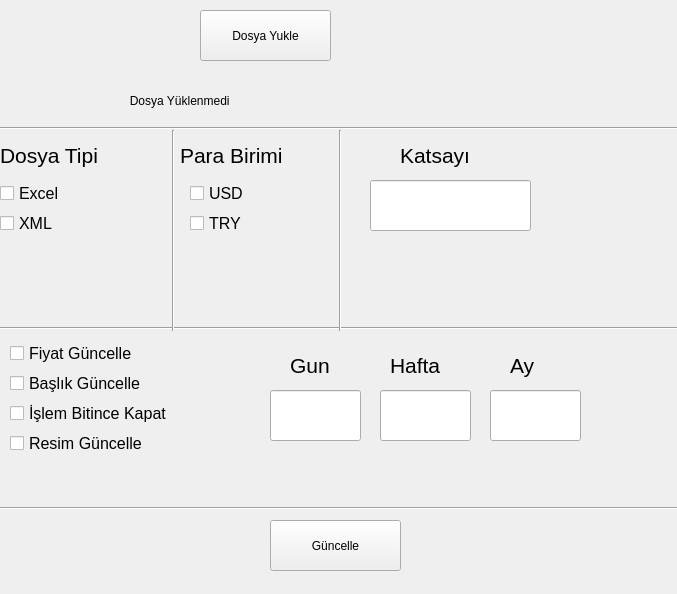
<?xml version="1.0" encoding="UTF-8"?>
<ui version="4.0">
 <class>Widget</class>
 <widget class="QWidget" name="Widget">
  <property name="geometry">
   <rect>
    <x>0</x>
    <y>0</y>
    <width>677</width>
    <height>594</height>
   </rect>
  </property>
  <property name="windowTitle">
   <string>Widget</string>
  </property>
  <widget class="QPushButton" name="baslat">
   <property name="geometry">
    <rect>
     <x>270</x>
     <y>520</y>
     <width>131</width>
     <height>51</height>
    </rect>
   </property>
   <property name="text">
    <string>Güncelle</string>
   </property>
  </widget>
  <widget class="QLineEdit" name="katsayi">
   <property name="geometry">
    <rect>
     <x>370</x>
     <y>180</y>
     <width>161</width>
     <height>51</height>
    </rect>
   </property>
   <property name="font">
    <font>
     <pointsize>18</pointsize>
    </font>
   </property>
  </widget>
  <widget class="QLabel" name="dosya_yukle_label">
   <property name="geometry">
    <rect>
     <x>10</x>
     <y>80</y>
     <width>551</width>
     <height>41</height>
    </rect>
   </property>
   <property name="font">
    <font>
     <pointsize>9</pointsize>
    </font>
   </property>
   <property name="text">
    <string>                                    Dosya Yüklenmedi</string>
   </property>
  </widget>
  <widget class="QLabel" name="kupon_id_label">
   <property name="geometry">
    <rect>
     <x>0</x>
     <y>130</y>
     <width>131</width>
     <height>51</height>
    </rect>
   </property>
   <property name="font">
    <font>
     <pointsize>16</pointsize>
    </font>
   </property>
   <property name="text">
    <string>Dosya Tipi</string>
   </property>
  </widget>
  <widget class="QPushButton" name="dosya_yukle">
   <property name="geometry">
    <rect>
     <x>200</x>
     <y>10</y>
     <width>131</width>
     <height>51</height>
    </rect>
   </property>
   <property name="text">
    <string>Dosya Yukle</string>
   </property>
  </widget>
  <widget class="Line" name="line">
   <property name="geometry">
    <rect>
     <x>0</x>
     <y>120</y>
     <width>681</width>
     <height>16</height>
    </rect>
   </property>
   <property name="orientation">
    <enum>Qt::Horizontal</enum>
   </property>
  </widget>
  <widget class="QLabel" name="kupon_id_label_2">
   <property name="geometry">
    <rect>
     <x>180</x>
     <y>130</y>
     <width>171</width>
     <height>51</height>
    </rect>
   </property>
   <property name="font">
    <font>
     <pointsize>16</pointsize>
    </font>
   </property>
   <property name="text">
    <string>Para Birimi</string>
   </property>
  </widget>
  <widget class="QLabel" name="kupon_id_label_3">
   <property name="geometry">
    <rect>
     <x>400</x>
     <y>130</y>
     <width>111</width>
     <height>51</height>
    </rect>
   </property>
   <property name="font">
    <font>
     <pointsize>16</pointsize>
    </font>
   </property>
   <property name="text">
    <string>Katsayı</string>
   </property>
  </widget>
  <widget class="QCheckBox" name="excell">
   <property name="geometry">
    <rect>
     <x>0</x>
     <y>180</y>
     <width>121</width>
     <height>26</height>
    </rect>
   </property>
   <property name="font">
    <font>
     <pointsize>12</pointsize>
    </font>
   </property>
   <property name="text">
    <string>Excel</string>
   </property>
  </widget>
  <widget class="QCheckBox" name="xml">
   <property name="geometry">
    <rect>
     <x>0</x>
     <y>210</y>
     <width>121</width>
     <height>26</height>
    </rect>
   </property>
   <property name="font">
    <font>
     <pointsize>12</pointsize>
    </font>
   </property>
   <property name="text">
    <string>XML</string>
   </property>
  </widget>
  <widget class="QCheckBox" name="usd">
   <property name="geometry">
    <rect>
     <x>190</x>
     <y>180</y>
     <width>121</width>
     <height>26</height>
    </rect>
   </property>
   <property name="font">
    <font>
     <pointsize>12</pointsize>
    </font>
   </property>
   <property name="text">
    <string>USD</string>
   </property>
  </widget>
  <widget class="QCheckBox" name="tl">
   <property name="geometry">
    <rect>
     <x>190</x>
     <y>210</y>
     <width>121</width>
     <height>26</height>
    </rect>
   </property>
   <property name="font">
    <font>
     <pointsize>12</pointsize>
    </font>
   </property>
   <property name="text">
    <string>TRY</string>
   </property>
  </widget>
  <widget class="Line" name="line_2">
   <property name="geometry">
    <rect>
     <x>0</x>
     <y>320</y>
     <width>771</width>
     <height>16</height>
    </rect>
   </property>
   <property name="orientation">
    <enum>Qt::Horizontal</enum>
   </property>
  </widget>
  <widget class="Line" name="line_3">
   <property name="geometry">
    <rect>
     <x>-10</x>
     <y>500</y>
     <width>711</width>
     <height>16</height>
    </rect>
   </property>
   <property name="orientation">
    <enum>Qt::Horizontal</enum>
   </property>
  </widget>
  <widget class="QCheckBox" name="kapat">
   <property name="geometry">
    <rect>
     <x>10</x>
     <y>400</y>
     <width>211</width>
     <height>26</height>
    </rect>
   </property>
   <property name="font">
    <font>
     <pointsize>12</pointsize>
    </font>
   </property>
   <property name="text">
    <string>İşlem Bitince Kapat</string>
   </property>
  </widget>
  <widget class="QCheckBox" name="baslik">
   <property name="geometry">
    <rect>
     <x>10</x>
     <y>370</y>
     <width>161</width>
     <height>26</height>
    </rect>
   </property>
   <property name="font">
    <font>
     <pointsize>12</pointsize>
    </font>
   </property>
   <property name="text">
    <string>Başlık Güncelle</string>
   </property>
  </widget>
  <widget class="QCheckBox" name="resim">
   <property name="geometry">
    <rect>
     <x>10</x>
     <y>430</y>
     <width>171</width>
     <height>26</height>
    </rect>
   </property>
   <property name="font">
    <font>
     <pointsize>12</pointsize>
    </font>
   </property>
   <property name="text">
    <string>Resim Güncelle</string>
   </property>
  </widget>
  <widget class="QCheckBox" name="fiyat">
   <property name="geometry">
    <rect>
     <x>10</x>
     <y>340</y>
     <width>161</width>
     <height>26</height>
    </rect>
   </property>
   <property name="font">
    <font>
     <pointsize>12</pointsize>
    </font>
   </property>
   <property name="text">
    <string>Fiyat Güncelle</string>
   </property>
  </widget>
  <widget class="Line" name="line_4">
   <property name="geometry">
    <rect>
     <x>163</x>
     <y>130</y>
     <width>20</width>
     <height>201</height>
    </rect>
   </property>
   <property name="orientation">
    <enum>Qt::Vertical</enum>
   </property>
  </widget>
  <widget class="Line" name="line_5">
   <property name="geometry">
    <rect>
     <x>330</x>
     <y>130</y>
     <width>20</width>
     <height>201</height>
    </rect>
   </property>
   <property name="orientation">
    <enum>Qt::Vertical</enum>
   </property>
  </widget>
  <widget class="Line" name="line_6">
   <property name="geometry">
    <rect>
     <x>670</x>
     <y>0</y>
     <width>20</width>
     <height>601</height>
    </rect>
   </property>
   <property name="orientation">
    <enum>Qt::Vertical</enum>
   </property>
  </widget>
  <widget class="QLineEdit" name="gun">
   <property name="geometry">
    <rect>
     <x>270</x>
     <y>390</y>
     <width>91</width>
     <height>51</height>
    </rect>
   </property>
   <property name="font">
    <font>
     <pointsize>18</pointsize>
    </font>
   </property>
  </widget>
  <widget class="QLabel" name="kupon_id_label_4">
   <property name="geometry">
    <rect>
     <x>290</x>
     <y>340</y>
     <width>61</width>
     <height>51</height>
    </rect>
   </property>
   <property name="font">
    <font>
     <pointsize>16</pointsize>
    </font>
   </property>
   <property name="text">
    <string>Gun</string>
   </property>
  </widget>
  <widget class="QLineEdit" name="hafta">
   <property name="geometry">
    <rect>
     <x>380</x>
     <y>390</y>
     <width>91</width>
     <height>51</height>
    </rect>
   </property>
   <property name="font">
    <font>
     <pointsize>18</pointsize>
    </font>
   </property>
  </widget>
  <widget class="QLabel" name="kupon_id_label_5">
   <property name="geometry">
    <rect>
     <x>390</x>
     <y>340</y>
     <width>71</width>
     <height>51</height>
    </rect>
   </property>
   <property name="font">
    <font>
     <pointsize>16</pointsize>
    </font>
   </property>
   <property name="text">
    <string>Hafta</string>
   </property>
  </widget>
  <widget class="QLineEdit" name="ay">
   <property name="geometry">
    <rect>
     <x>490</x>
     <y>390</y>
     <width>91</width>
     <height>51</height>
    </rect>
   </property>
   <property name="font">
    <font>
     <pointsize>18</pointsize>
    </font>
   </property>
  </widget>
  <widget class="QLabel" name="kupon_id_label_6">
   <property name="geometry">
    <rect>
     <x>510</x>
     <y>340</y>
     <width>61</width>
     <height>51</height>
    </rect>
   </property>
   <property name="font">
    <font>
     <pointsize>16</pointsize>
    </font>
   </property>
   <property name="text">
    <string>Ay</string>
   </property>
  </widget>
 </widget>
 <resources/>
 <connections/>
</ui>
